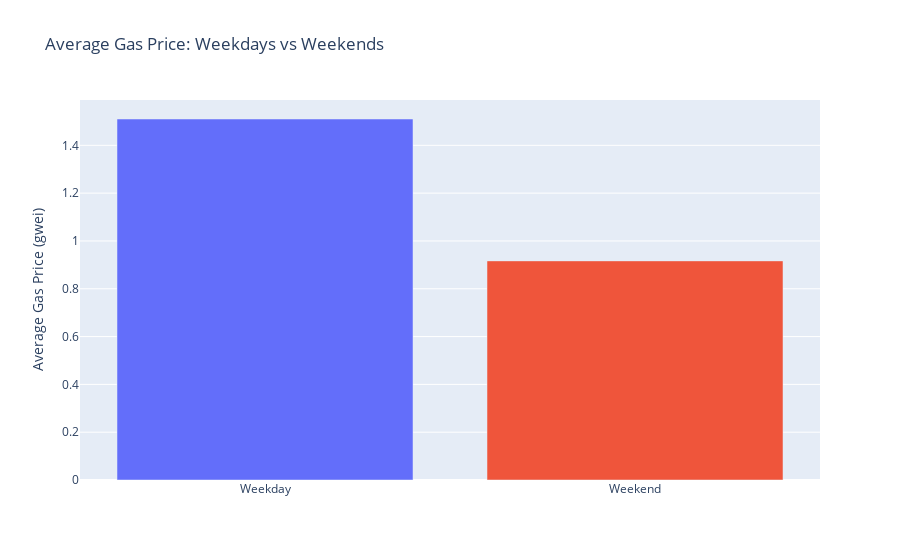

Write notebook code for a chart like this one.
### Code cell
df["day"] = pd.to_datetime(df["day"])
df["weekday"] = df["day"].dt.weekday

# weekday: 0–4, weekend: 5–6
df["is_weekend"] = df["weekday"].apply(lambda x: "Weekend" if x >= 5 else "Weekday")

week_summary = df.groupby("is_weekend")["avg_block_gas_price_gwei"].mean().reset_index()

import plotly.express as px

fig = px.bar(
    week_summary,
    x="is_weekend",
    y="avg_block_gas_price_gwei",
    title="Average Gas Price: Weekdays vs Weekends",
    labels={
        "is_weekend": "",
        "avg_block_gas_price_gwei": "Average Gas Price (gwei)"
    },
    color="is_weekend",
)

fig.update_layout(showlegend=False)
fig.show()

### Figure 1 — Plotly figure (JSON) as saved in the notebook; plotly's stock layout.template omitted (floating-point values rounded to 4 significant figures)
{"data": [{"hovertemplate": "=%{x}<br>Average Gas Price (gwei)=%{y}<extra></extra>", "legendgroup": "Weekday", "marker": {"color": "#636efa", "pattern": {"shape": ""}}, "name": "Weekday", "orientation": "v", "showlegend": true, "textposition": "auto", "type": "bar", "x": ["Weekday"], "xaxis": "x", "y": [1.51], "yaxis": "y"}, {"hovertemplate": "=%{x}<br>Average Gas Price (gwei)=%{y}<extra></extra>", "legendgroup": "Weekend", "marker": {"color": "#EF553B", "pattern": {"shape": ""}}, "name": "Weekend", "orientation": "v", "showlegend": true, "textposition": "auto", "type": "bar", "x": ["Weekend"], "xaxis": "x", "y": [0.9166], "yaxis": "y"}], "layout": {"barmode": "relative", "legend": {"title": {"text": ""}, "tracegroupgap": 0}, "showlegend": false, "title": {"text": "Average Gas Price: Weekdays vs Weekends"}, "xaxis": {"anchor": "y", "categoryarray": ["Weekday", "Weekend"], "categoryorder": "array", "domain": [0, 1], "title": {"text": ""}}, "yaxis": {"anchor": "x", "domain": [0, 1], "title": {"text": "Average Gas Price (gwei)"}}}}
